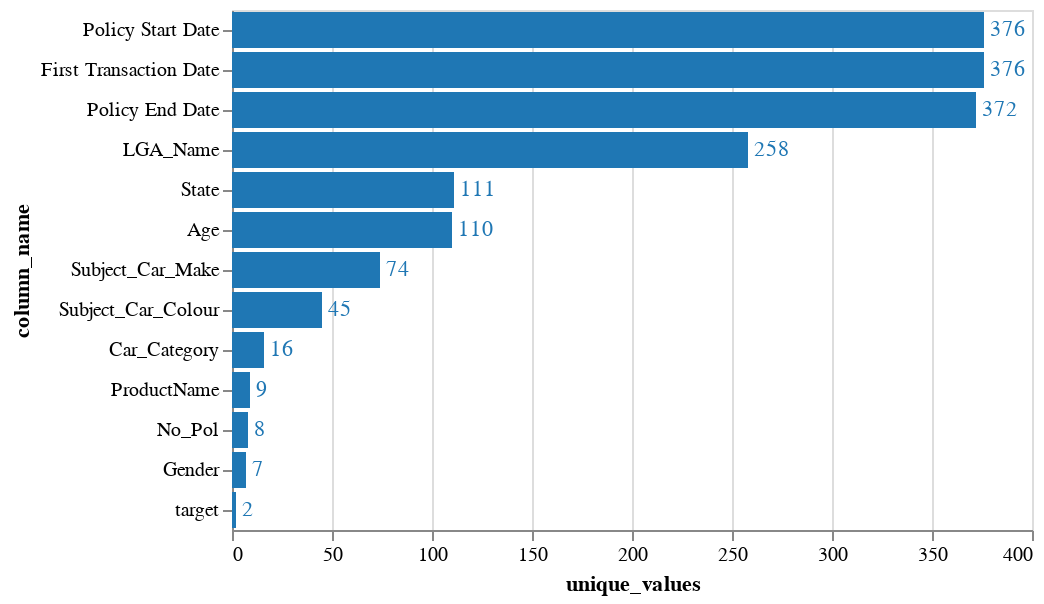

Write notebook code for a chart like this one.
### Code cell
plot_number_of_unique_values(train.drop('ID', axis=1), TRAIN_COLOR)

### Figure 1 — Vega-Lite specification as saved in the notebook (floating-point values rounded to 4 significant figures)
{"config": {"view": {"continuousWidth": 400, "continuousHeight": 300}}, "layer": [{"mark": "bar", "encoding": {"color": {"value": "#1f77b4"}, "x": {"type": "quantitative", "field": "unique_values"}, "y": {"type": "ordinal", "field": "column_name", "sort": "-x"}}}, {"mark": {"type": "text", "align": "left", "baseline": "middle", "dx": 3}, "encoding": {"color": {"value": "#1f77b4"}, "text": {"type": "quantitative", "field": "unique_values"}, "x": {"type": "quantitative", "field": "unique_values"}, "y": {"type": "ordinal", "field": "column_name", "sort": "-x"}}}], "data": {"name": "data-5e79802f179bd3dc53c2382126ae9a8a"}, "$schema": "https://vega.github.io/schema/vega-lite/v4.8.1.json", "datasets": {"data-5e79802f179bd3dc53c2382126ae9a8a": [{"column_name": "Policy Start Date", "unique_values": 376}, {"column_name": "Policy End Date", "unique_values": 372}, {"column_name": "Gender", "unique_values": 7}, {"column_name": "Age", "unique_values": 110}, {"column_name": "First Transaction Date", "unique_values": 376}, {"column_name": "No_Pol", "unique_values": 8}, {"column_name": "Car_Category", "unique_values": 16}, {"column_name": "Subject_Car_Colour", "unique_values": 45}, {"column_name": "Subject_Car_Make", "unique_values": 74}, {"column_name": "LGA_Name", "unique_values": 258}, {"column_name": "State", "unique_values": 111}, {"column_name": "ProductName", "unique_values": 9}, {"column_name": "target", "unique_values": 2}]}}
